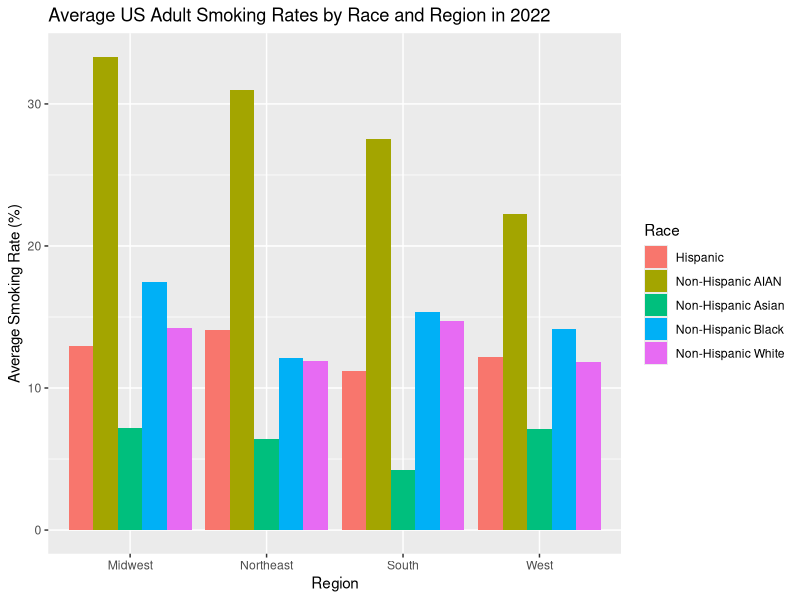
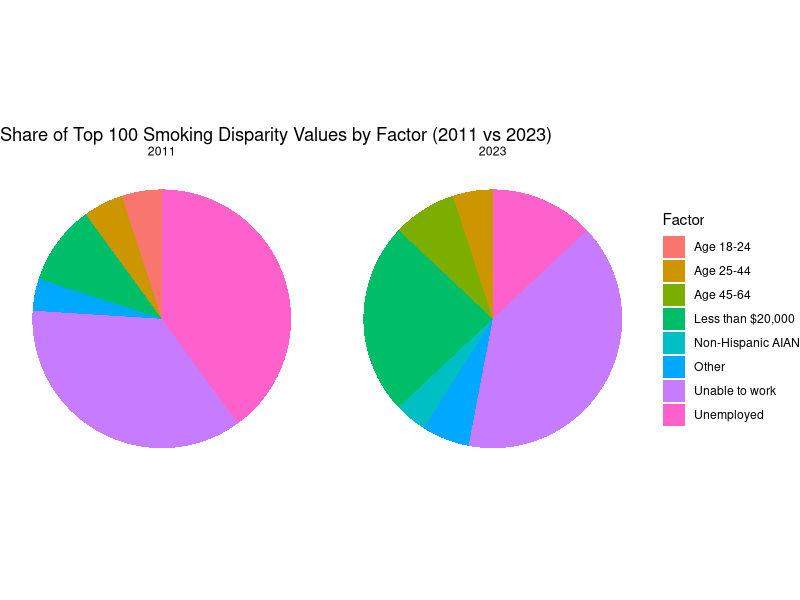
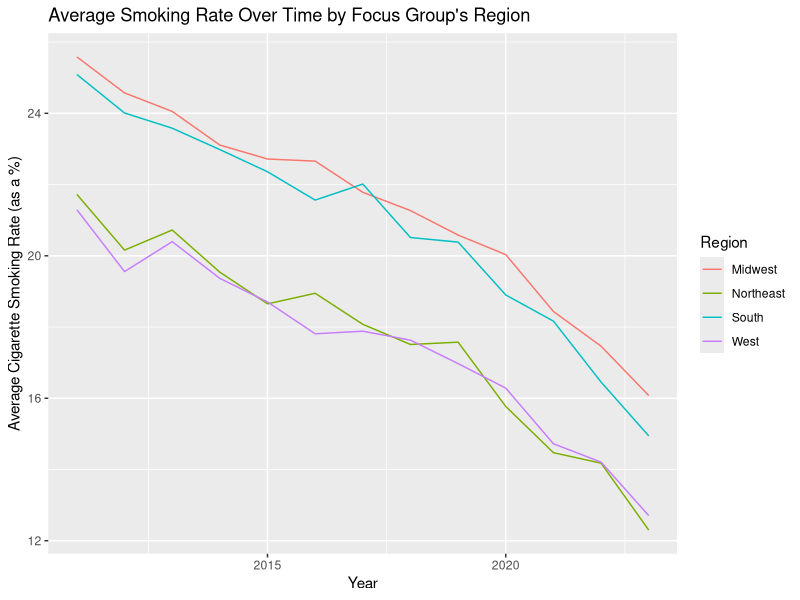
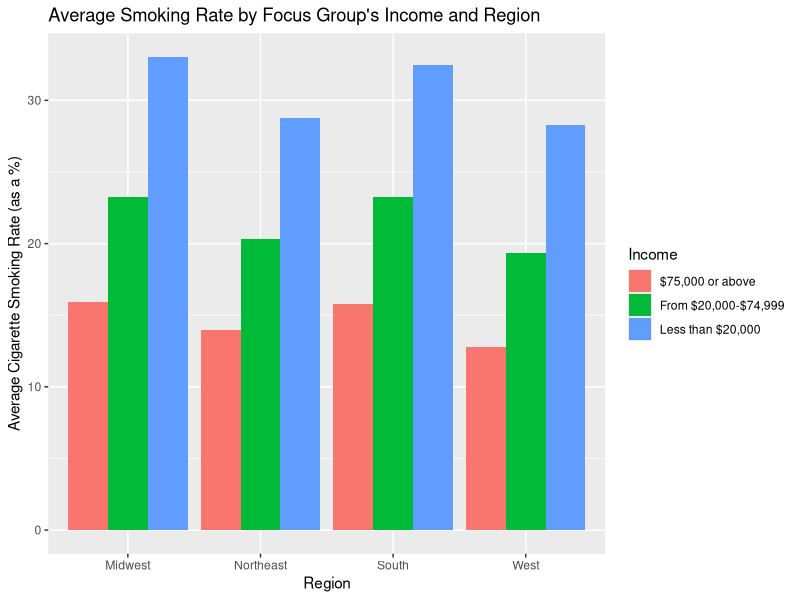
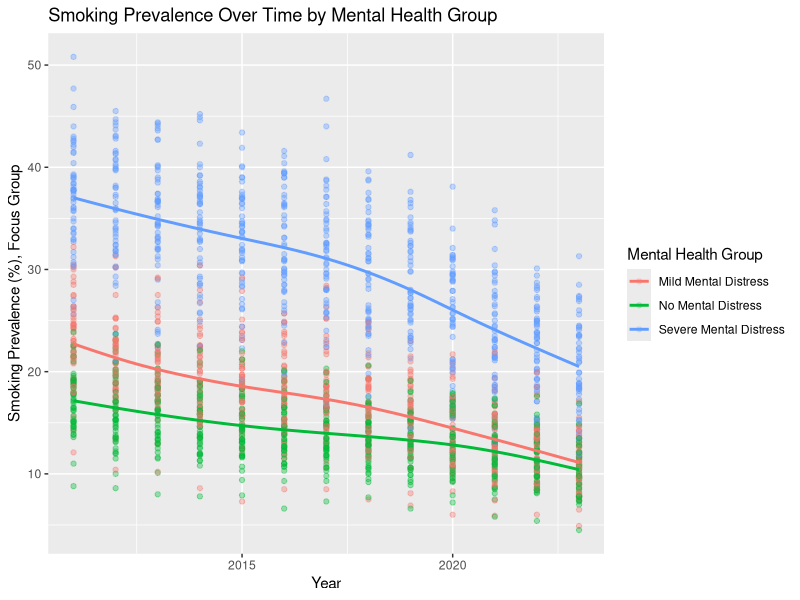
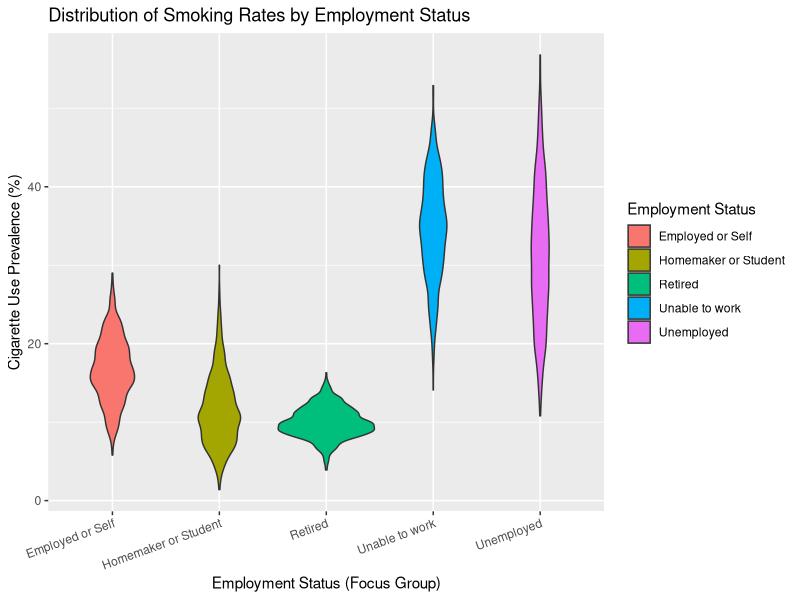
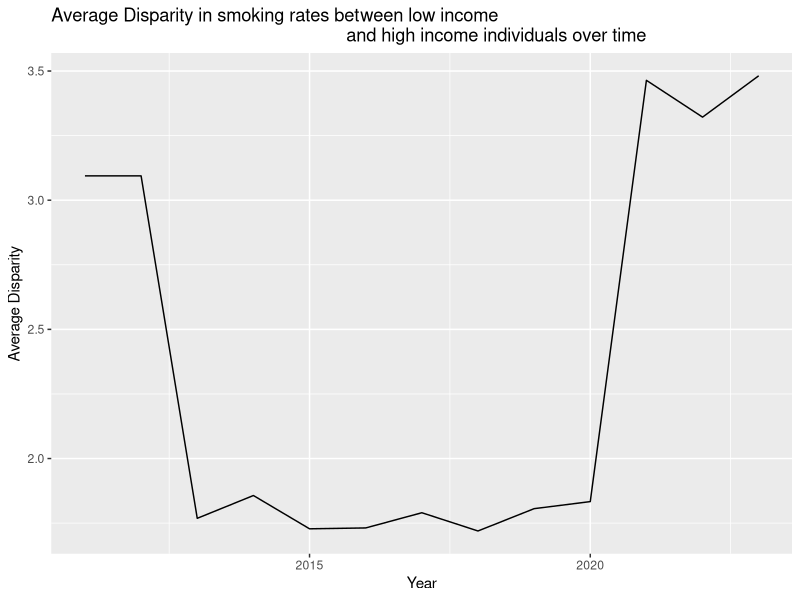
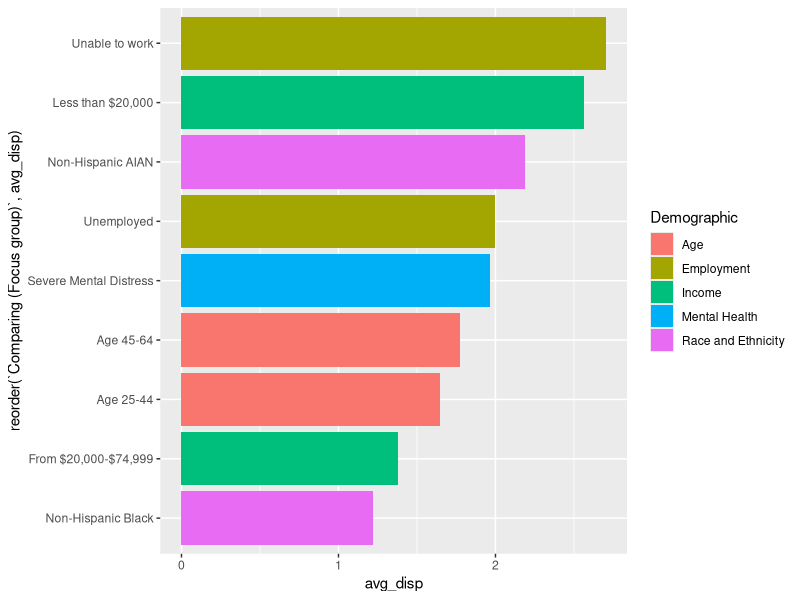

The R source for these figures, in order:
## ---- chunk 1
knitr::opts_chunk$set(echo = TRUE)
library(tidyverse)

## ---- chunk 2

age <- read_csv("data/Age-Related_Disparities_in_Cigarette_Smoking_Among_Adults_20251101.csv")

employment <- read_csv("data/Employment-Related_Disparities_in_Cigarette_Smoking_Among_Adults_20251101.csv")

income <- read_csv("data/Income-Related_Disparities_in_Cigarette_Smoking_Among_Adults_20251101.csv")

m_health <- read_csv("data/Mental_Health-Related_Disparities_in_Cigarette_Smoking_Among_Adults_20251101.csv")

race <- read_csv("data/Race_and_Ethnic_Disparities_in_Cigarette_Smoking_Among_Adults_20251101.csv")

## ---- chunk 3
# Merging all tables into one. This only requires bind_rows since all variable names are the same across all five tables.

tobacco_chr <- bind_rows(age, employment, income, m_health, race)
## ---- chunk 4
# Converting quantitative variables to numeric datatypes

tobacco <- tobacco_chr |>
  mutate(across(c(`Cigarette Use Prevalence % (Focus group)`,
                   `Cigarette Use Prevalence % (Reference group)`,
                   `Disparity Value`),
                as.numeric))
## ---- chunk 5
n_distinct(tobacco$`Tobacco Use`)

# The "tobacco use" column is useless since it only says "Cigarette Use Among Adults". Therefore let's get rid of it.
tobacco <- tobacco |>
  select(-`Tobacco Use`)
## ---- chunk 6
tobacco <- tobacco |>
  group_by(`Year`,
           `State`,
           `Demographic`,
           `Comparing (Focus group)`,
           `Cigarette Use Prevalence % (Focus group)`)|>
  mutate(`Mean Disparity Value (Focus Group)` = mean(`Disparity Value`))

# Creating a new column which assigns each state to a designated region based on the Census Regions and Divisions of the United States.

tobacco_region <- tobacco |>
  mutate(
    region = case_when(
      State %in% c(
        "Maine","New Hampshire","Vermont","Massachusetts","Rhode Island","Connecticut",
        "New York","New Jersey","Pennsylvania"
      ) ~ "Northeast",
      
      State %in% c(
        "Ohio","Indiana","Illinois","Michigan","Wisconsin",
        "Minnesota","Iowa","Missouri","North Dakota","South Dakota","Nebraska","Kansas"
      ) ~ "Midwest",
      
      State %in% c(
        "Delaware","Maryland","District of Columbia","Virginia","West Virginia",
        "North Carolina","South Carolina","Georgia","Florida",
        "Kentucky","Tennessee","Mississippi","Alabama",
        "Oklahoma","Texas","Arkansas","Louisiana"
      ) ~ "South",
      
      State %in% c(
        "Idaho","Montana","Wyoming","Nevada","Utah","Colorado","Arizona","New Mexico",
        "Alaska","Washington","Oregon","California","Hawaii"
      ) ~ "West",))

tobacco_region

#To check for NA values.
tobacco_region |>
  filter(is.na(region))
## ---- chunk 7

tobacco_region |>
  filter(Year == 2022, Demographic == "Race and Ethnicity") |>
 
  group_by(Race = `Comparing (Focus group)`, region) |>
  summarize(race_mean = mean(`Cigarette Use Prevalence % (Focus group)`, na.rm = TRUE)) |>
 
  ggplot(aes(x = region, y = race_mean, fill = Race)) + geom_col(position = "dodge") +
  labs(title = "Average US Adult Smoking Rates by Race and Region in 2022",
       x = "Region", y = "Average Smoking Rate (%)", fill = "Race")

## ---- chunk 8

tobacco_region |>
  ungroup() |>
  filter(Year %in% c(2011, 2023)) |>
  select(Year, `Comparing (Focus group)`, `Disparity Value`) |>
  drop_na(`Disparity Value`) |>
  group_by(Year) |>
  slice_max(`Disparity Value`, n = 100, with_ties = F) |>
  add_count(`Comparing (Focus group)`, name = "n_fg") |>
  mutate(FocusGroup2 = ifelse(n_fg <= 3,
                              "Other",
                              `Comparing (Focus group)`)) |>
  ggplot(aes(x = "", fill = FocusGroup2)) +
  geom_bar(width = 1) +
  coord_polar(theta = "y") +
  facet_wrap(~ Year) +
  labs(title = "Share of Top 100 Smoking Disparity Values by Factor (2011 vs 2023)",
      x = NULL, y = NULL,
      fill = "Factor") +
  theme_void()
## ---- chunk 9
tobacco_region |> group_by(`Year`, region) |> 
  summarize(avg = mean(`Cigarette Use Prevalence % (Focus group)`, na.rm = T)) |>
  
  ggplot() + geom_line(aes(x = `Year`, 
                           y = avg, color = region)) +
    labs(title = "Average Smoking Rate Over Time by Focus Group's Region",
         y = "Average Cigarette Smoking Rate (as a %)",
         color = "Region")
## ---- chunk 10
tobacco_region |> filter(`Demographic` == "Income") |> group_by(`Comparing (Focus group)`, `region`) |>
  summarize(avg = mean(`Cigarette Use Prevalence % (Focus group)`, na.rm = T)) |>
  
  ggplot(aes(fill = `Comparing (Focus group)`, y = avg, x = region)) + geom_col(position = "dodge") +
    labs(title = "Average Smoking Rate by Focus Group's Income and Region",
         x = "Region",
         y = "Average Cigarette Smoking Rate (as a %)",
         fill = "Income")
## ---- chunk 11
m_health_numeric <- m_health |>
  mutate(
    `Cigarette Use Prevalence % (Focus group)` =
      as.numeric(`Cigarette Use Prevalence % (Focus group)`)
  )
ggplot(m_health_numeric,
  aes(x = Year,
    y = `Cigarette Use Prevalence % (Focus group)`,
    color = `Comparing (Focus group)`)) +
  geom_point(alpha = 0.2) +
  geom_smooth(se = FALSE) + 
  labs(title = "Smoking Prevalence Over Time by Mental Health Group",
    x = "Year",
    y = "Smoking Prevalence (%), Focus Group",
    color = "Mental Health Group") 
## ---- chunk 12
tobacco_region |>
  filter(Demographic == "Employment") |>
  ggplot(aes(
    x = `Comparing (Focus group)`,
    y = `Cigarette Use Prevalence % (Focus group)`,
    fill = `Comparing (Focus group)`
  )) +
  geom_violin() +
  labs(
    title = "Distribution of Smoking Rates by Employment Status",
    x = "Employment Status (Focus Group)",
    y = "Cigarette Use Prevalence (%)", fill = "Employment Status"
  ) +
  theme(axis.text.x = element_text(angle = 20, hjust = 1))
## ---- chunk 13
tobacco |>
  filter(`Comparing (Focus group)` == "Less than $20,000" &
         `To (Reference group)` == "$75,000 or above") |>
  group_by(Year) |>
  summarize(avg_disp = mean(`Disparity Value`, na.rm = T)) |>
  ggplot(aes(x = Year, y = avg_disp)) + geom_line() + labs(title = "Average Disparity in smoking rates between low income 
                                                           and high income individuals over time", y = "Average Disparity")
## ---- chunk 14
tobacco_region |>
  ungroup() |>
  filter(Year == 2023) |>
  select(Demographic, `Comparing (Focus group)`, `Disparity Value`) |>
  group_by(Demographic, `Comparing (Focus group)`) |>
  summarize(avg_disp = mean(`Disparity Value`, na.rm = T)) |>
  filter(avg_disp > 1) |>
  ggplot(aes(x = avg_disp,
             y = reorder(`Comparing (Focus group)`, avg_disp),
             fill = Demographic)) +
  geom_col()
## ---- chunk 15
tobacco_region |>
  filter(Demographic == "Mental Health") |>
  ggplot(aes(
    x = `Comparing (Focus group)`,
    y = `Cigarette Use Prevalence % (Focus group)`,
    fill = `Comparing (Focus group)`
  )) +
  geom_boxplot() +
  labs(
    title = "Smoking Rates by Mental Health Status",
    x = "Mental Health Category",
    y = "Cigarette Use Prevalence (%)", fill = "Mental Health") +
  theme(axis.text.x = element_text(angle = 20, hjust = 1))
## ---- chunk 16
tobacco_region |>
  ungroup() |>
  filter(Year == 2023) |>
  select(Demographic, `Comparing (Focus group)`, `Disparity Value`) |>
  group_by(Demographic, `Comparing (Focus group)`) |>
  summarize(avg_disp = mean(`Disparity Value`, na.rm = T)) |>
  filter(avg_disp > 1) |>
  ggplot(aes(x = avg_disp,
             y = reorder(`Comparing (Focus group)`, avg_disp),
             fill = Demographic)) +
  geom_col()
## ---- chunk 17
race_boxplot <- tobacco_region |>
  filter(Demographic == "Race and Ethnicity") |>
  select(Race = `Comparing (Focus group)`,
         Smoking = `Cigarette Use Prevalence % (Focus group)`)
ggplot(race_boxplot,
       aes(x = Race, y = Smoking, fill = Race)) +
  geom_boxplot() +
  labs(title = "Distribution of Focus Group Smoking Prevalence by Race and Ethnicity",
    x = "Race / Ethnicity",
    y = "Cigarette Use Prevalence % (Focus group)",
    fill = "Race / Ethnicity") +
  theme(axis.text.x = element_text(angle = 25, hjust = 1))
